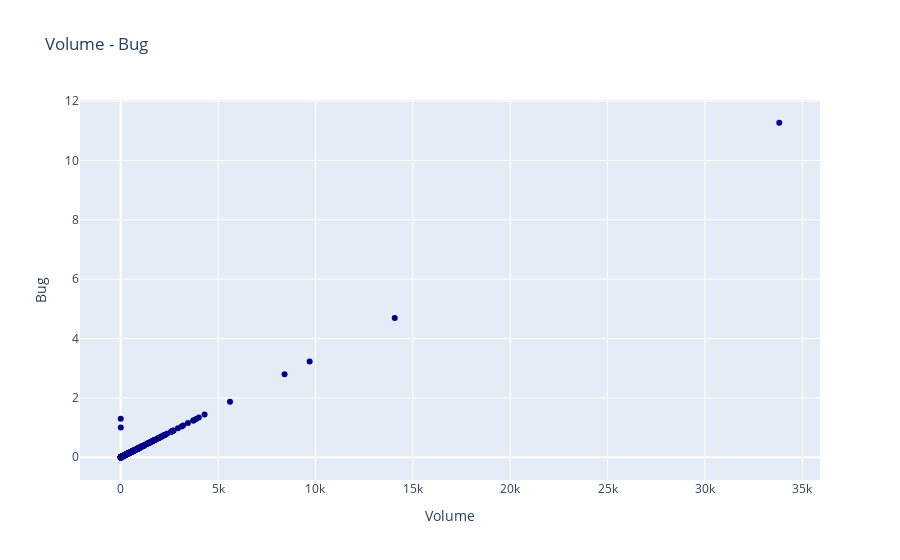

The cell this chart's notebook holds for it:
### Code cell
trace = go.Scatter(
    x = data.v,
    y = data.b,
    mode = "markers",
    name = "Volume - Bug",
    marker = dict(color = 'darkblue'),
    text = "Bug (b)")

scatter_data = [trace]
scatter_layout = dict(title = 'Volume - Bug',
              xaxis = dict(title = 'Volume', ticklen = 5),
              yaxis = dict(title = 'Bug' , ticklen = 5),
             )
fig = dict(data = scatter_data, layout = scatter_layout)
iplot(fig)

### Figure 1 — Plotly figure (JSON) as saved in the notebook; plotly's stock layout.template omitted (floating-point values rounded to 4 significant figures; data arrays with more than 128 entries replaced by an {"elided": "..."} marker saying what was removed)
{"data": [{"marker": {"color": "darkblue"}, "mode": "markers", "name": "Volume - Bug", "text": "Bug (b)", "type": "scatter", "x": {"elided": "522 float values"}, "y": {"elided": "522 float values"}}], "layout": {"title": {"text": "Volume - Bug"}, "xaxis": {"ticklen": 5, "title": {"text": "Volume"}}, "yaxis": {"ticklen": 5, "title": {"text": "Bug"}}}}
